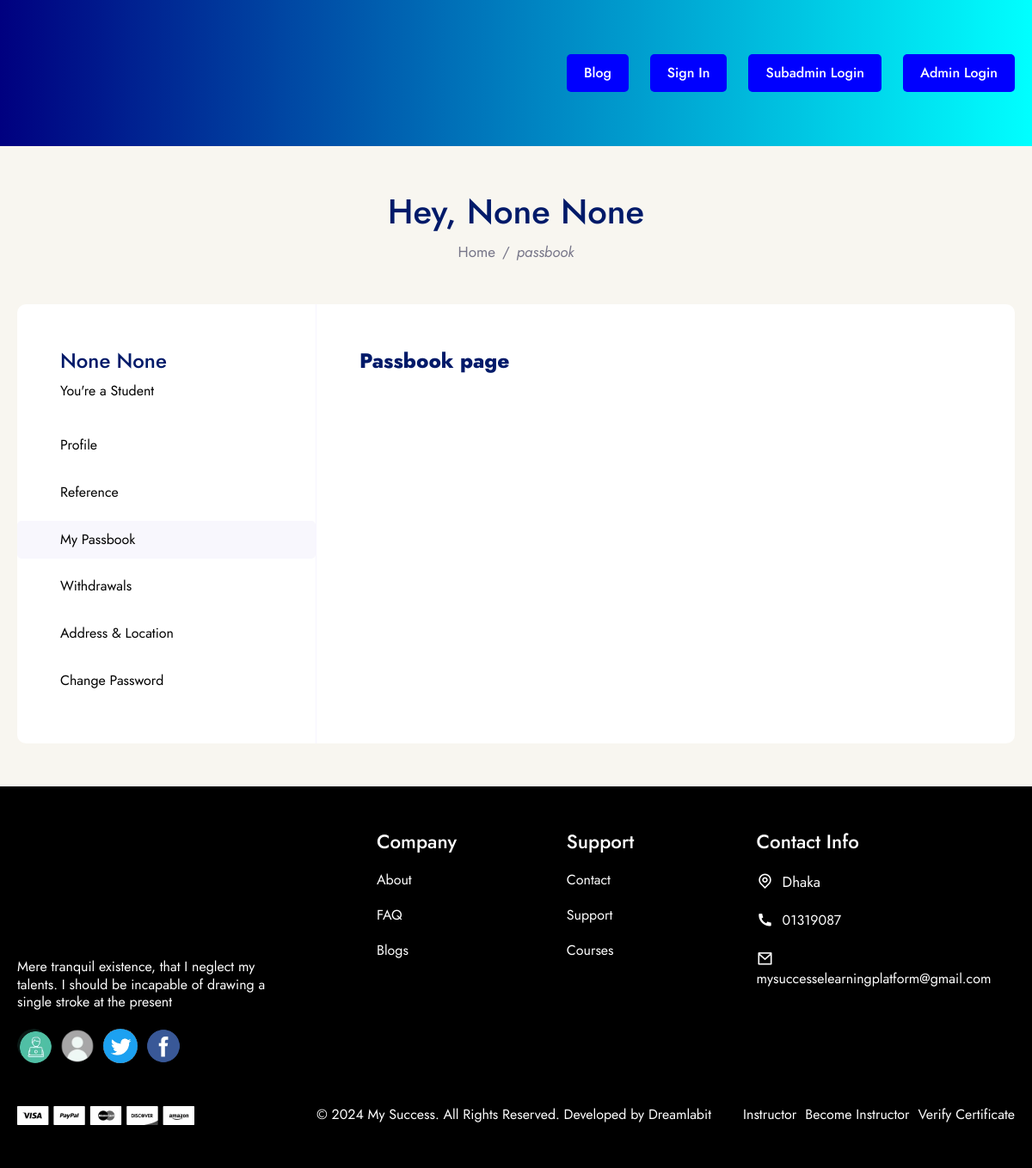
The page /user/passbook/ (signed in) on the database its author committed.
### global_feature/models.py (models this page shows, shortened)
class Logo(models.Model):
    logo = models.ImageField(
        validators=[validate_image_size],
        upload_to='images/',
        blank=True,
        null=True,
        verbose_name='Logo Image',
    )
    class Meta:
        verbose_name = 'Logo'
        verbose_name_plural = 'Logo'
        ordering = ['-id']

class FooterDescription(models.Model):
    short_description = models.TextField(
        max_length=250,
        blank=True,
        null=True,
        verbose_name='Short Description',
    )
    class Meta:
        verbose_name = 'Footer Description'
        verbose_name_plural = 'Footer Description '
        ordering = ['-id']

class SocialMediaIcon(models.Model):
    icon = models.ImageField(
        upload_to='images/',
        validators=[validate_image_size],
        blank=True,
        null=True,
        verbose_name='Social Media Icon',
    )
    url = models.URLField(
        max_length=200,
        blank=True,
        null=True,
        verbose_name='Url Link',
    )
    class Meta:
        verbose_name = 'Social Media Icon'
        verbose_name_plural = 'Social Media Icon'
        ordering = ['-id']

class ContactInfoFooter(models.Model):
    address = models.CharField(
        max_length=150,
        blank=True,
        null=True,
        verbose_name='Address',
    )
    phone_number = models.CharField(
        max_length=11,
        blank=True,
        null=True,
        verbose_name='Phone Number',
    )
    email = models.EmailField(
        max_length=100,
        blank=True,
        null=True,
        verbose_name='Email',
    )
    class Meta:
        verbose_name = 'Contact Info Footer'
        verbose_name_plural = 'Contact Info Footer'
        ordering = ['-id']

class FooterPaymentMethodImage(models.Model):
    image = models.ImageField(
        upload_to='images/',
        validators=[validate_image_size],
        blank=True,
        null=True,
        verbose_name='Footer Payment Method Image',
    )
    class Meta:
        verbose_name = 'Footer Payment Method Image'
        verbose_name_plural = 'Footer Payment Method Image'
        ordering = ['-id']

class FooterCopyRightText(models.Model):
    text = models.TextField(
        max_length=200,
        blank=True,
        null=True,
        verbose_name='Footer Copy Right Text'
    )
    class Meta:
        verbose_name = 'Footer Copy Right Text'
        verbose_name_plural = 'Footer Copy Right Text'
        ordering = ['-id']

### my_auth/models.py (models this page shows, shortened)
class User(AbstractBaseUser, PermissionsMixin):
    ACCOUNT_TYPE_CHOICES = [
        ('senior_manager', 'Senior Manager'),
        ('manager', 'Manager'),
        ('senior_team_leader', 'Senior Team Leader'),
        ('team_leader', 'Team Leader'),
        ('trainer', 'Trainer'),
        ('senior_teacher', 'Senior Teacher'),
        ('teacher', 'Teacher'),
        ('accounter', 'Accounter'),
        ('help-line', 'Help-Line'),
        ('user', 'User'),
        ('admin', 'Admin'),
    ]
    USER_ROLES_CHOICES = [
        ('user', 'User'),
        ('sub_admin', 'Sub Admin'),
        ('admin', 'Admin'),
    ]
    COUNTRY_CODE_CHOICES = [
        ('Bangladesh', '+88'),
        ('India', '+91'),
    ]
    user_id = models.CharField(
        unique=True,
        max_length=9,
        verbose_name='User ID'
    )
    image = models.ImageField(
        validators=[validate_image_size],
        upload_to='images/',
        blank=True,
        null=True,
        verbose_name='User Image'
    )
    balance = models.DecimalField(
        max_digits=12,
        decimal_places=2,
        default=0.00,
        verbose_name='Balance'
    )
    email = models.EmailField(
        unique=True,
        max_length=80,
        verbose_name='Email',
    )
    country_code = models.CharField(
        max_length=20,
        choices=COUNTRY_CODE_CHOICES,
        default='Bangladesh'
    )
    number = models.CharField(
        max_length=11,
        unique=True,
        verbose_name='Number'
    )
    first_name = models.CharField(
        max_length=15,
        blank=True,
        null=True,
        verbose_name='First Name'
    )
    last_name = models.CharField(
        max_length=15,
        blank=True,
        null=True,
        verbose_name='Last Name'
    )
    address = models.CharField(
        max_length=100,
        blank=True,
        null=True,
        verbose_name='Address'
    )
    city = models.CharField(
        max_length=20,
        blank=True,
        null=True,
        verbose_name='City'
    )
    state = models.CharField(
        max_length=15,
        blank=True,
        null=True,
        verbose_name='State'
    )
    country = models.CharField(
        max_length=30,
        blank=True,
        null=True,
        verbose_name='Country Name'
    )
    bio = models.TextField(
        max_length=500,
        blank=True,
        null=True,
        verbose_name='Bio'
    )
    account_type = models.CharField(
        max_length=20,
        choices=ACCOUNT_TYPE_CHOICES,
        default='user'
    )
    role = models.CharField(
        max_length=20,
        choices=USER_ROLES_CHOICES,
        default='user'
    )
    referraled_by = models.ForeignKey(
        'self',
        related_name='referrals',
        on_delete=models.SET_NULL,
        null=True,
        blank=True,
        verbose_name='Referred By'
    )
    is_staff = models.BooleanField(default=True)
    is_active = models.BooleanField(default=False)
    is_block = models.BooleanField(default=False)
    is_superuser = models.BooleanField(default=False)
    date_joined = models.DateTimeField(auto_now_add=True)
    last_login = models.DateTimeField(null=True, blank=True)
    objects = UserManager()
    USERNAME_FIELD = 'number'
    REQUIRED_FIELDS = ['email']
    class Meta:
        verbose_name = 'User'
        verbose_name_plural = 'User'
        ordering = ['-date_joined']

### user_page/views.py (the view)
# urls.py: path('passbook/', PassbookTemplateView.as_view(), name='user_passbook'),
class PassbookTemplateView(UserBaseTemplateView):
    pass

### templates/user_page/index.html (shortened to what this page needs)
{% extends "../common/base.html" %}
{% load static %}
{% block css_link %}
    <link href="https://cdn.jsdelivr.net/npm/remixicon@4.5.0/fonts/remixicon.css" rel="stylesheet" />
    <link rel="stylesheet" href="{% static "css/common/header.css" %}">
    <link rel="stylesheet" href="{% static "css/user_page/style.css" %}">
    <link rel="stylesheet" href="{% static "css/common/footer.css" %}">
{% endblock css_link %}
{% block header_section %}
    {% include "../common/header.html" %}
{% endblock header_section %}
{% block main_content %}
<section class="user-section">
    <div class="common-wrap">
        <div class="user-section-top-bar flex flex-col align-items-center justify-content-center">
            <h2>Hey, {{ user.first_name }} {{ user.last_name }}</h2>
            <div class="flex flex-row align-items-center">
                <a href="{% url 'home_page' %}">Home</a>
                <span>/</span>
                <i>{{ new_path }}</i>
            </div>
        </div>
        <div class="grid user-section-main">
            {% include "./side_bar.html" %}
            <div class="user-main-content flex flex-col w-full">
                {% if request.resolver_match.url_name == 'user_profile' %}
                    {% include "./profile.html" %}
                {% elif request.resolver_match.url_name == 'user_referral' %}
                    {% include "./referral.html" %}
                {% elif request.resolver_match.url_name == 'user_passbook' %}
                    {% include "./passbook.html" %}
                {% elif request.resolver_match.url_name == 'user_withdrawal' %}
                    {% include "./withdrawal.html" %}
                {% elif request.resolver_match.url_name == 'user_change_password' %}
                    {% include "./change_password.html" %}
                {% elif request.resolver_match.url_name == 'user_address' %}
                    {% include "./address.html" %}
                {% endif %}
            </div>
        </div>
    </div>
</section>
{% endblock main_content %}
{% block footer_section %}
    {% include "../common/footer.html" %}
{% endblock footer_section %}

### templates/common/header.html (shortened to what this page needs)
<header class="header-section">
    <div class="common-wrap">
        <div class="flex flex-row align-items-center justify-space-between w-full header-inner">
            <a class="logo" href="{% url "home_page" %}">
                <img src="{{ logo.logo.url }}" alt="logo" loading="lazy" decoding="async">
            </a>
            <nav class="flex flex-col nav-wrap">
                {% if user.is_authenticated and user.account_type == "user" %}
                    <ul class="flex flex-row">
                        <li>
                            <a class="btn" href="">My Learning</a>
                        </li>
                        <li>
                            <a class="btn" href="">Home Work</a>
                        </li>
                        <li>
                            <a class="btn" href="">Blog</a>
                        </li>
                        <li>
                            <a class="btn" href="{% url "user_profile" %}">Profile Settings</a>
                        </li>
                        <li>
                            <a class="btn" href="{% url "user_logout" %}">Log Out</a>
                        </li>
                    </ul>
                {% else %}
                    <ul class="flex flex-row">
                        <li>
                            <a class="btn" href="">Blog</a>
                        </li>
                        <li>
                            <a class="btn" href="{% url "user_login" %}">Sign In</a>
                        </li>
                        <li>
                            <a class="btn" href="{% url "sub_admin_login" %}">Subadmin Login</a>
                        </li>
                        <li>
                            <a class="btn" href="/admin">Admin Login</a>
                        </li>
                    </ul>
                {% endif %}
            </nav>
        </div>
    </div>
</header>

### templates/user_page/side_bar.html
<div class="side-bar-wrapper flex flex-col w-full">
    <div class="flex flex-col w-full side-bar-inner">
        <div class="user-name-bio flex flex-col">
            <h4>{{ user.first_name }} {{ user.last_name }}</h4>
            <p>You're a Student</p>
        </div>
        <div class="user-settings flex flex-col">
            <ul class="flex flex-col">
                <li class="{% if request.resolver_match.url_name == 'user_profile' %}active{% endif %}">
                    <a href="{% url 'user_profile' %}">Profile</a>
                </li>
                <li class="{% if request.resolver_match.url_name == 'user_referral' %}active{% endif %}">
                    <a href="{% url 'user_referral' %}">Reference</a>
                </li>
                <li class="{% if request.resolver_match.url_name == 'user_passbook' %}active{% endif %}">
                    <a href="{% url 'user_passbook' %}">My Passbook</a>
                </li>
                <li class="{% if request.resolver_match.url_name == 'user_withdrawal' %}active{% endif %}">
                    <a href="{% url 'user_withdrawal' %}">Withdrawals</a>
                </li>
                <li class="{% if request.resolver_match.url_name == 'user_address' %}active{% endif %}">
                    <a href="{% url 'user_address' %}">Address & Location</a>
                </li>
                <li class="{% if request.resolver_match.url_name == 'user_change_password' %}active{% endif %}">
                    <a href="{% url 'user_change_password' %}">Change Password</a>
                </li>
            </ul>
        </div>
    </div>
</div>

### templates/common/footer.html
<footer class="footer-section">
    <div class="footer-inner flex flex-col w-full">
        <div class="footer-top-wrapper w-full">
            <div class="common-wrap">
                <div class="footer-tor-inner grid">
                    <div class="flex flex-col w-full footer-logo-wrapper">
                        <a class="logo" href="{% url "home_page" %}">
                            <img src="{{ logo.logo.url }}" alt="logo" loading="lazy" decoding="async">
                        </a>
                        <p>{{ footer_description.short_description }}</p>
                        <div class="flex flex-row align-items-center w-full footer-icon-wrapper">
                            {% for icon in social_media_icon %}
                                <a href="{{ icon.url }}" target="_blank">
                                    <img src="{{ icon.icon.url }}" alt="icon" loading="lazy" decoding="async">
                                </a>
                            {% endfor %}
                        </div>
                    </div>
                    <div class="flex flex-col w-full conpany-wrapper">
                        <h4>Company</h4>
                        <div class="flex flex-col w-full conpany-wrapper-item">
                            <ul class="flex flex-col w-full">
                                <li>
                                    <a href="">About</a>
                                </li>
                                <li>
                                    <a href="">FAQ</a>
                                </li>
                                <li>
                                    <a href="">Blogs</a>
                                </li>
                            </ul>
                        </div>
                    </div>
                    <div class="flex flex-col w-full support-wrapper">
                        <h4>Support</h4>
                        <div class="flex flex-col w-full support-wrapper-item">
                            <ul class="flex flex-col w-full">
                                <li>
                                    <a href="">Contact</a>
                                </li>
                                <li>
                                    <a href="">Support</a>
                                </li>
                                <li>
                                    <a href="">Courses</a>
                                </li>
                            </ul>
                        </div>
                    </div>
                    <div class="flex flex-col w-full contact_info_wrapper">
                        <h4>Contact Info</h4>
                        <div class="flex flex-col w-full contact_info_item">
                            <div class="flex flex-row align-items-center">
                                <i class="ri-map-pin-line"></i>
                                <span>{{ contact_info_footer.address }}</span>
                            </div>
                            <div class="flex flex-row align-items-center">
                                <i class="ri-phone-fill"></i>
                                <a href="tel:{{ contact_info_footer.phone_number }}">{{ contact_info_footer.phone_number }}</a>
                            </div>
                            <div class="flex flex-row align-items-center">
                                <i class="ri-mail-line"></i>
                                <a href="mailto:{{ contact_info_footer.email }}">{{ contact_info_footer.email }}</a>
                            </div>
                        </div>
                    </div>
                </div>
            </div>
        </div>
        <div class="footer-bottom-wrapper w-full">
            <div class="common-wrap">
                <div class="grid footer-bottom-inner">
                    <img src="{{ payment_method_image.image.url }}" alt="payment_method_image" loading="lazy" decoding="async">
                    <p>{{ copy_right.text }}</p>
                    <div class="flex flex-col align-items-end footer-bottom-link">
                        <ul class="flex flex-row align-items-center">
                            <li>
                                <a>Instructor</a>
                            </li>
                            <li>
                                <a>Become Instructor</a>
                            </li>
                            <li>
                                <a>Verify Certificate</a>
                            </li>
                        </ul>
                    </div>
                </div>
            </div>
        </div>
    </div>
</footer>

### rows shown on the page
Logo: logo (picture)
User: first_name "None", last_name "None"
FooterDescription: short_description "Mere tranquil existence, that I neglect my talents. I should be incapable of drawing a single stroke at the present"
SocialMediaIcon: icon (picture)
SocialMediaIcon: icon (placeholder picture)
SocialMediaIcon: icon (picture)
SocialMediaIcon: icon (picture)
ContactInfoFooter: address "Dhaka", phone_number "01319087", email "mysuccesselearningplatform@gmail.com"
FooterPaymentMethodImage: image (picture)
FooterCopyRightText: text "© 2024 My Success. All Rights Reserved. Developed by Dreamlabit"

### other values the page prints
{{ new_path }} "passbook"
